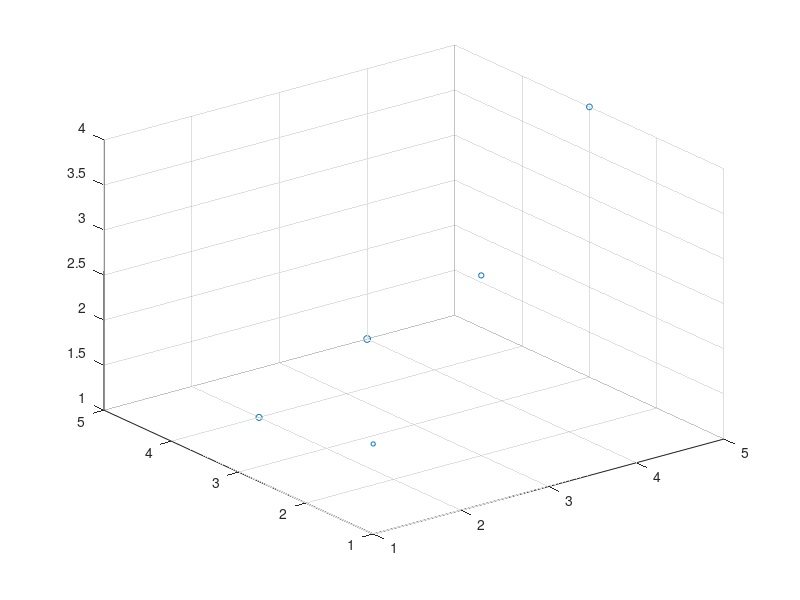

This chart was generated by the following MATLAB code:
% Comprehensive plotting test showcasing different plot types
fprintf('Testing comprehensive plotting capabilities...\n');

% Line plot
x = [1, 2, 3, 4, 5];
y = [2, 4, 1, 5, 3];
plot(x, y);
fprintf('✓ Line plot created\n');

% Scatter plot
x_scatter = [1, 2, 3, 4, 5, 6];
y_scatter = [1.2, 2.1, 2.9, 4.2, 4.8, 6.1];
scatter(x_scatter, y_scatter);
fprintf('✓ Scatter plot created\n');

% Bar chart
categories = [1, 2, 3, 4];
values = [10, 25, 17, 30];
bar(categories, values);
fprintf('✓ Bar chart created\n');

% Histogram
data = [1, 2, 2, 3, 3, 3, 4, 4, 5];
hist(data, 5);
fprintf('✓ Histogram created\n');

% 3D Surface plot
[X, Y] = meshgrid(-2:0.2:2, -2:0.2:2);
Z = X .* exp(-X.^2 - Y.^2);
surf(X, Y, Z);
fprintf('✓ 3D surface plot created\n');

% 3D Point cloud
x3d = [1, 2, 3, 4, 5];
y3d = [1, 4, 2, 5, 3];
z3d = [2, 1, 3, 1, 4];
values = [10, 20, 15, 25, 18];
scatter3(x3d, y3d, z3d, values);
fprintf('✓ 3D point cloud created\n');

fprintf('All plotting capabilities working! 🎉\n');